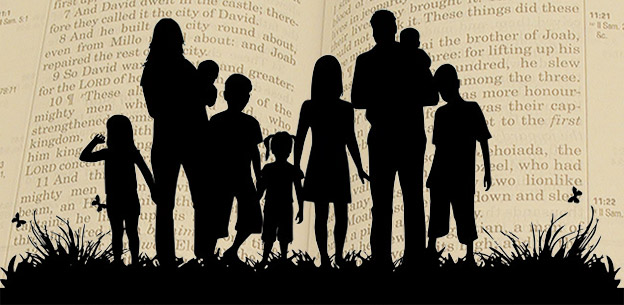
#> input picture assets/family.jpg, 624 x 305 px
$ python contourarea_01.py
#> lines starting #> are read from the running program, lines starting #| are printed output that depends on the picture; after the words box and inside, x2 and y2 are one past the last pixel; in counts of white or black regions, pixels touching at a corner belong together
import cv2

BCOLOR = (75, 0, 130)
THICKNESS = 4

img_color = cv2.imread("assets/family.jpg")
#> img_color is the input picture: shape (305, 624, 3); mean B, G, R 92, 108.9, 117
img_color = cv2.resize(img_color, None, None, fx=0.5, fy=0.5)
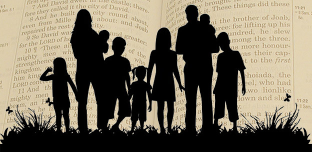
#> img_color: shape (152, 312, 3); mean B, G, R 92.3, 109.3, 117.4
img = cv2.cvtColor(img_color, cv2.COLOR_BGR2GRAY)
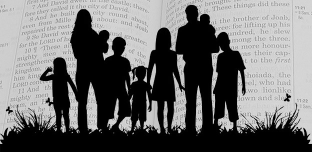
#> img: shape (152, 312); min 0, max 228, mean 109.8

blurred = cv2.GaussianBlur(img, (7, 7), 0)
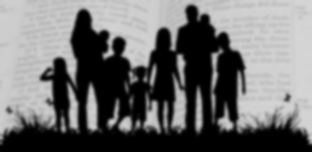
#> blurred: shape (152, 312); min 0, max 213, mean 109.8
blurred = cv2.bilateralFilter(blurred, 5, sigmaColor=50, sigmaSpace=50)
edged = cv2.Canny(blurred, 130, 150, 255)
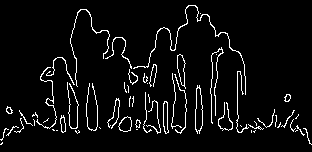
#> edged: shape (152, 312); 5.5% white in thin lines or dots

cv2.imshow("Outline of device", edged)
cv2.waitKey(0)

cnts, _ = cv2.findContours(edged, cv2.RETR_EXTERNAL, cv2.CHAIN_APPROX_SIMPLE)
#> cnts = 61 contours, 50 with area under 20; largest, box (x1, y1, x2, y2) and area: (195, 85, 203, 134) 250, (177, 54, 186, 89) 161, (118, 116, 132, 132) 142, (163, 101, 169, 134) 120, (60, 115, 66, 133) 60
# sort contours by area, and get the first 10
cnts = sorted(cnts, key=cv2.contourArea, reverse=True)[:9]
#> cnts = 9 contours; largest, box (x1, y1, x2, y2) and area: (195, 85, 203, 134) 250, (177, 54, 186, 89) 161, (118, 116, 132, 132) 142, (163, 101, 169, 134) 120, (60, 115, 66, 133) 60

cv2.drawContours(img_color, cnts, 0, BCOLOR, THICKNESS)
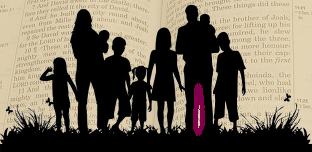
#> img_color: shape (152, 312, 3); 1.01% of pixels changed, all inside (x1, y1, x2, y2) = (193, 83, 205, 136)
cv2.imshow("Target Contour", img_color)
cv2.waitKey(0)

for i, cnt in enumerate(cnts):
    cv2.drawContours(img_color, cnts, i, BCOLOR, THICKNESS)
    print(f"ContourArea:{cv2.contourArea(cnt)}")
    cv2.imshow("Contour one by one", img_color)
    cv2.waitKey(0)
#> this loop made 9 passes
#| ContourArea:250.0
#| ContourArea:161.0
#| ContourArea:142.0
#| ContourArea:120.0
#| ContourArea:60.0
#| ContourArea:51.0
#| ContourArea:32.0
#| ContourArea:28.5
#> (further printed lines are left out)
#> pass 2, `cv2.imshow("Contour one by one", img_color)`:
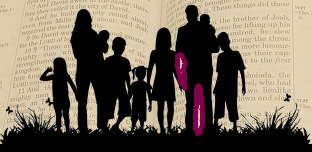
#> window 'Contour one by one': shape (152, 312, 3); mean B, G, R 92.4, 107.9, 118.1
#> after the loop:
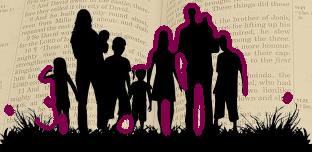
#> img_color: shape (152, 312, 3); 6.51% of pixels changed, all inside (x1, y1, x2, y2) = (4, 3, 293, 136)

$ run again, with assets/belitung_raw.jpg copied over assets/family.jpg
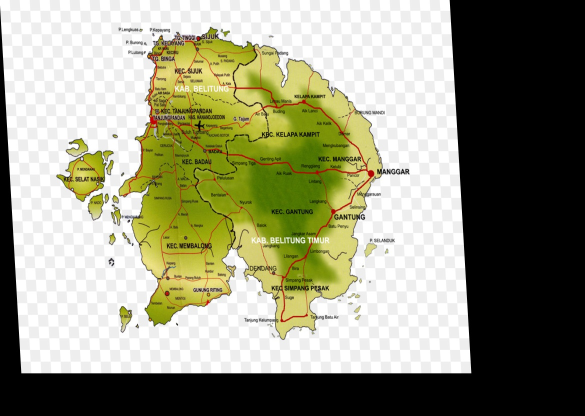
#> input picture assets/belitung_raw.jpg, 1170 x 832 px (shown at 1/2 size)
#> img_color is the input picture: shape (832, 1170, 3); mean B, G, R 123.7, 148.2, 147.8
#> `edged = cv2.Canny(blurred, 130, 150, 255)`:
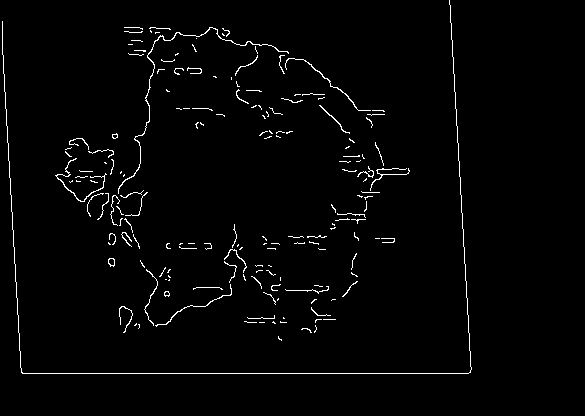
#> edged: shape (416, 585); 1.9% white in thin lines or dots, all inside (x1, y1, x2, y2) = (2, 0, 472, 374)
#> `cnts, _ = cv2.findContours(edged, cv2.RETR_EXTERNAL, cv2.CHAIN_APPROX_..`: cnts = 168 contours, 160 with area under 20; largest, box (x1, y1, x2, y2) and area: (118, 27, 289, 194) 87, (55, 158, 107, 202) 46, (108, 258, 115, 267) 40, (285, 58, 371, 111) 38, (155, 284, 232, 327) 26, (319, 105, 350, 134) 24, (164, 291, 170, 297) 20, (144, 269, 158, 326) 20
#> `cnts = sorted(cnts, key=cv2.contourArea, reverse=True)[:9]`: cnts = 9 contours, 1 with area under 20; largest, box (x1, y1, x2, y2) and area: (118, 27, 289, 194) 87, (55, 158, 107, 202) 46, (108, 258, 115, 267) 40, (285, 58, 371, 111) 38, (155, 284, 232, 327) 26, (319, 105, 350, 134) 24, (164, 291, 170, 297) 20, (144, 269, 158, 326) 20
#> the loop `for i, cnt in enumerate(cnts):` made 9 passes
#| ContourArea:87.0
#| ContourArea:46.5
#| ContourArea:40.5
#| ContourArea:38.0
#| ContourArea:26.5
#> (further printed lines are left out)
#> after the loop `for i, cnt in enumerate(cnts):`:
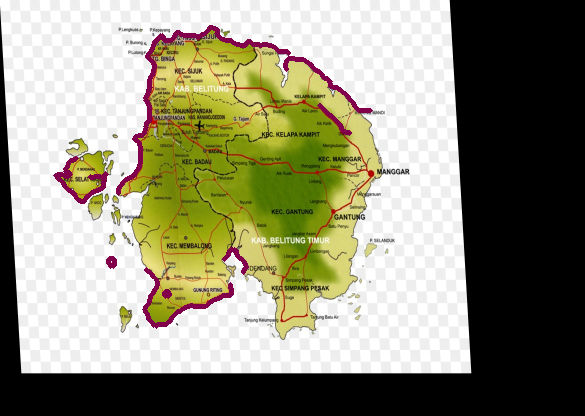
#> img_color: shape (416, 585, 3); mean B, G, R 122.3, 145, 146.7
